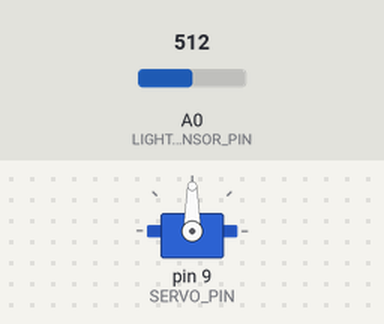
Simulated run of this sketch. Board: Arduino Uno, built with avr-gcc and run on an emulated ATmega328P. On the bench: servo. The inputs (shaded band) are chosen by the test bench; at power-on: A0 (LIGHT_SENSOR_PIN) = 512. What the sketch prints to the serial monitor is not drawn.

Above: at 1.2 s.
1.3 s: A0 (LIGHT_SENSOR_PIN) set to 3
2.8 s: A0 (LIGHT_SENSOR_PIN) set to 0
At 3.9 s:
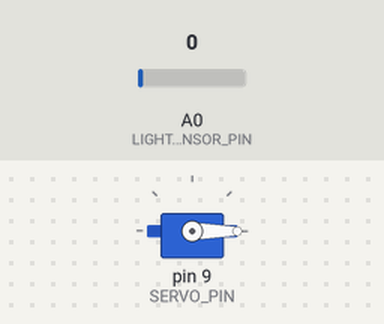
4.3 s: A0 (LIGHT_SENSOR_PIN) set to 122
At 5.1 s:
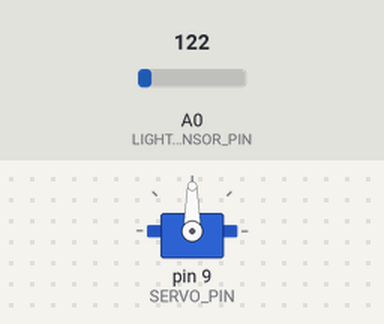
Timing chart, 0 to 7.3 s (numbered marks = the images above; inputs shaded):
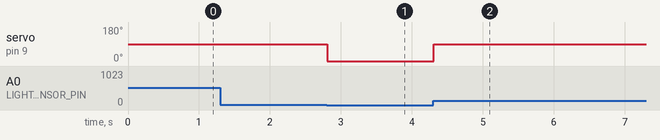

The sketch:

Photoresistor_kids.ino
```cpp
#include <Servo.h>
const int LIGHT_SENSOR_PIN = A0;
const int SERVO_PIN  = 9;
Servo servo;


int analogValue;

void setup() {
  pinMode(SERVO_PIN, OUTPUT);
  Serial.begin(9600);
    servo.attach(SERVO_PIN);           // attaches the servo on pin 9 to the servo object

  servo.write(0);
}

void loop() {
  analogValue = analogRead(LIGHT_SENSOR_PIN);
  Serial.println(analogValue);
  if(analogValue > 1)
    servo.write(90);
  else
    servo.write(0);
    }


//
//void setup() {
//  pinMode(8, OUTPUT);
//  Serial.begin(9600);
//}
//void loop() {
//  int analogValue = analogRead(A0);
//  if (analogValue < 10) {
//    Serial.println("Qorong`u");
//    digitalWrite(8, HIGH);
//
//
//  delay(1000);
//}
```

Measured:
- the behaviour switches between 2 and 1 on A0 (LIGHT_SENSOR_PIN) (found by bisection; images 0 and 1)
- after the input at 2.8 s, servo on pin 9 (SERVO_PIN): 90° → 0° at once
- after the input at 4.3 s, servo on pin 9 (SERVO_PIN): 0° → 90° at once
